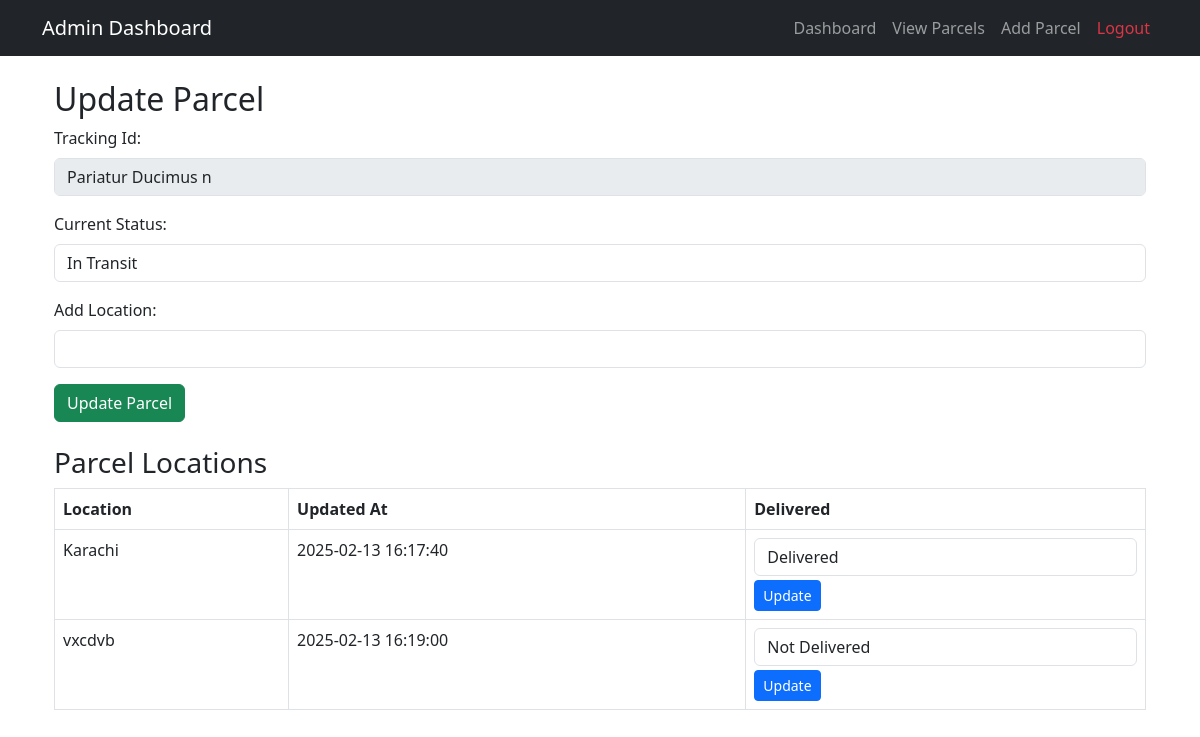
The page /update_parcel.php?id=6 (signed in) on the database its author committed.
### tables this page shows
CREATE TABLE `parcels` (
  `id` int(11) NOT NULL,
  `tracking_id` varchar(50) NOT NULL,
  `sender_name` varchar(255) DEFAULT NULL,
  `sender_phone` varchar(20) DEFAULT NULL,
  `sender_country` varchar(255) DEFAULT NULL,
  `sender_address` text DEFAULT NULL,
  `receiver_name` varchar(255) DEFAULT NULL,
  `receiver_phone` varchar(20) DEFAULT NULL,
  `receiver_country` varchar(255) DEFAULT NULL,
  `receiver_address` text DEFAULT NULL,
  `mode_of_transport` varchar(50) DEFAULT NULL,
  `sent_date` date DEFAULT NULL,
  `arrival_date` date DEFAULT NULL,
  `estimated_time` varchar(20) DEFAULT NULL,
  `status` varchar(50) DEFAULT 'In Transit'
);

CREATE TABLE `parcel_locations` (
  `id` int(11) NOT NULL,
  `parcel_id` int(11) DEFAULT NULL,
  `location` text DEFAULT NULL,
  `updated_at` timestamp NOT NULL DEFAULT current_timestamp(),
  `delivered` tinyint(1) DEFAULT 0
);

### update_parcel.php (the view, shortened to what this page needs)
<?php
include './includes/header.php';
include './includes/db.php';
$parcel_id = intval($_GET['id']);
$parcel_query = $conn->prepare("SELECT * FROM parcels WHERE id = ?");
$parcel_query->bind_param("i", $parcel_id);
$parcel_query->execute();
$parcel_result = $parcel_query->get_result();
$parcel = $parcel_result->fetch_assoc();
$location_query = $conn->prepare("SELECT id, location, updated_at, delivered FROM parcel_locations WHERE parcel_id = ? ORDER BY updated_at ASC");
$location_query->bind_param("i", $parcel_id);
$location_query->execute();
$locations_result = $location_query->get_result();
?>
<div class="container mt-4">
    <h2>Update Parcel</h2>
    <form method="POST" action="process_update_parcel.php">
        <div class="mb-3">
            <label class="form-label">Tracking Id:</label>
            <input type="text" class="form-control" value="<?php echo htmlspecialchars($parcel['tracking_id'] ?? 'Not Available'); ?>" disabled>
        </div>
        <div class="mb-3">
            <label class="form-label">Current Status:</label>
            <select name="status" class="form-control" required>
                <option value="In Transit" <?php echo ($parcel['status'] == 'In Transit') ? 'selected' : ''; ?>>In Transit</option>
            </select>
        </div>
        <div class="mb-3">
            <label class="form-label">Add Location:</label>
            <input type="text" name="current_location" class="form-control" value=""  >
        </div>
        <button type="submit" class="btn btn-success">Update Parcel</button>
    </form>
    <h3 class="mt-4">Parcel Locations</h3>
    <table class="table table-bordered">
        <thead>
            <tr>
                <th>Location</th>
                <th>Updated At</th>
                <th>Delivered</th>
             </tr>
        </thead>
        <tbody>
            <?php while ($location = $locations_result->fetch_assoc()) { ?>
                <tr>
                    <td><?php echo htmlspecialchars($location['location']); ?></td>
                    <td><?php echo htmlspecialchars($location['updated_at']); ?></td>
                    <td>
                        <form action="update_location_status.php" method="POST">
                            <select name="delivered" class="form-control">
                                <option value="0" <?php echo (isset($location['delivered']) && $location['delivered'] == 0) ? 'selected' : ''; ?>>Not Delivered</option>
                                <option value="1" <?php echo (isset($location['delivered']) && $location['delivered'] == 1) ? 'selected' : ''; ?>>Delivered</option>
                            </select>
                            <button type="submit" class="btn btn-sm btn-primary mt-1">Update</button>
                        </form>
                    </td>
                </tr>
            <?php } ?>
        </tbody>
    </table>
</div>
<?php include './includes/footer.php'; ?>

### rows shown on the page
parcels: tracking "Pariatur Ducimus n", status "In Transit"
parcel_locations: location "Karachi", updated_at "2025-02-13 16:17:40", delivered "Delivered"
parcel_locations: location "vxcdvb", updated_at "2025-02-13 16:19:00", delivered "Not Delivered"
